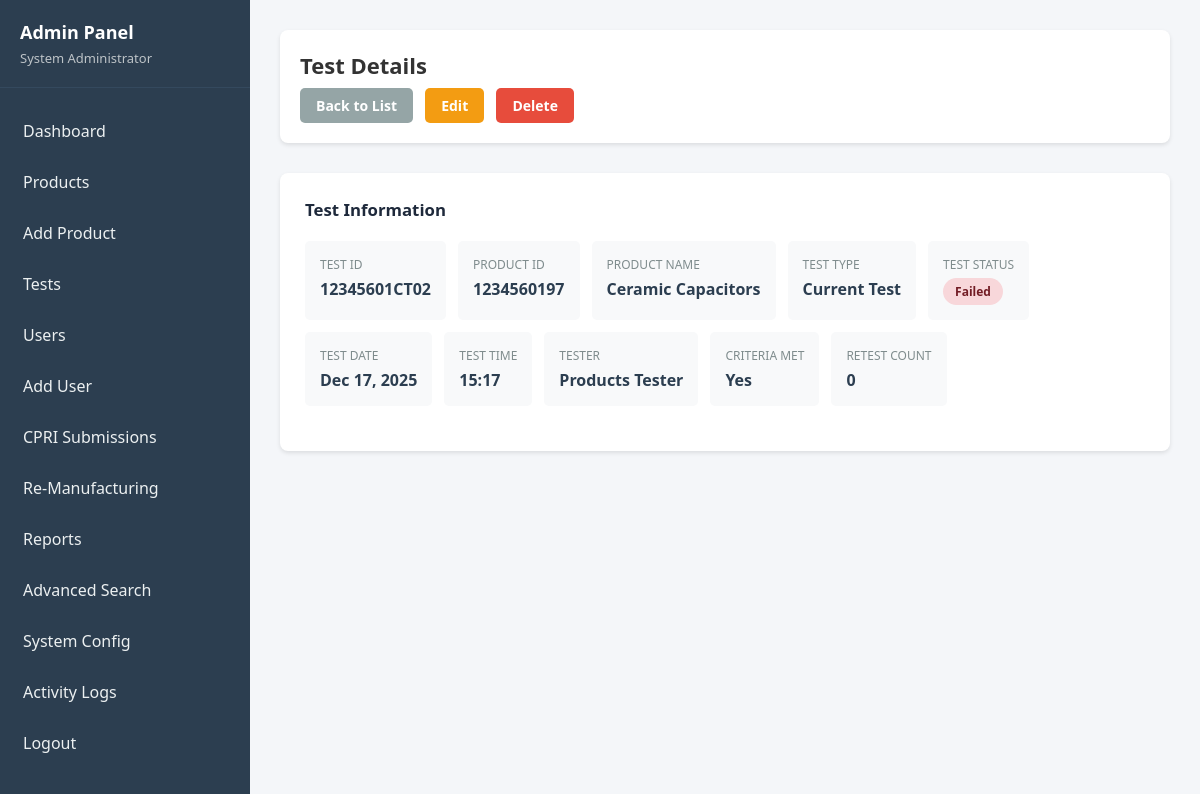
The page /backend/admin/tests/view.php?id=12345601CT02 (signed in) on the database its author committed.
### tables this page shows
CREATE TABLE `tests` (
  `test_id` varchar(12) NOT NULL,
  `product_id` varchar(10) NOT NULL,
  `test_type_id` int(11) NOT NULL,
  `product_code` varchar(6) NOT NULL,
  `revision_number` varchar(2) NOT NULL,
  `testing_code` varchar(2) NOT NULL,
  `roll_number` varchar(2) NOT NULL,
  `test_date` date NOT NULL,
  `test_time` time NOT NULL,
  `tester_id` int(11) NOT NULL,
  `test_status` enum('Pending','In Progress','Passed','Failed') DEFAULT 'Pending',
  `observed_results` text DEFAULT NULL,
  `test_criteria_met` tinyint(1) DEFAULT NULL,
  `test_remarks` text DEFAULT NULL,
  `failure_reason` text DEFAULT NULL,
  `retest_required` tinyint(1) DEFAULT 0,
  `retest_count` int(11) DEFAULT 0,
  `approved_by` int(11) DEFAULT NULL,
  `approval_date` timestamp NULL DEFAULT NULL,
  `created_at` timestamp NOT NULL DEFAULT current_timestamp(),
  `updated_at` timestamp NOT NULL DEFAULT current_timestamp() ON UPDATE current_timestamp()
);

CREATE TABLE `products` (
  `product_id` varchar(10) NOT NULL,
  `product_type_id` int(11) NOT NULL,
  `product_name` varchar(150) NOT NULL,
  `product_code` varchar(6) NOT NULL,
  `revision_number` varchar(2) NOT NULL,
  `manufacturing_number` varchar(2) NOT NULL,
  `batch_number` varchar(50) DEFAULT NULL,
  `manufacturing_date` date NOT NULL,
  `quantity` int(11) DEFAULT 1,
  `specifications` text DEFAULT NULL,
  `current_status` enum('In Testing','Passed','Failed','Re-Manufacturing','Sent to CPRI') DEFAULT 'In Testing',
  `cpri_submission_date` date DEFAULT NULL,
  `remarks` text DEFAULT NULL,
  `created_by` int(11) NOT NULL,
  `created_at` timestamp NOT NULL DEFAULT current_timestamp(),
  `updated_at` timestamp NOT NULL DEFAULT current_timestamp() ON UPDATE current_timestamp()
);

CREATE TABLE `test_types` (
  `test_type_id` int(11) NOT NULL,
  `test_type_code` varchar(6) NOT NULL,
  `test_type_name` varchar(100) NOT NULL,
  `test_description` text DEFAULT NULL,
  `test_criteria` text DEFAULT NULL,
  `test_parameters` text DEFAULT NULL,
  `department` varchar(50) DEFAULT NULL,
  `is_active` tinyint(1) DEFAULT 1,
  `created_at` timestamp NOT NULL DEFAULT current_timestamp()
);

CREATE TABLE `users` (
  `user_id` int(11) NOT NULL,
  `username` varchar(50) NOT NULL,
  `password` varchar(255) NOT NULL,
  `full_name` varchar(100) NOT NULL,
  `email` varchar(100) NOT NULL,
  `phone` varchar(15) DEFAULT NULL,
  `user_type` enum('Admin','Tester','Supervisor') NOT NULL,
  `is_active` tinyint(1) DEFAULT 1,
  `created_at` timestamp NOT NULL DEFAULT current_timestamp(),
  `last_login` timestamp NULL DEFAULT NULL
);

### backend/includes/functions.php (called while the page is built, shortened)
<?php
function getTestById($conn, $test_id) {
    $query = "SELECT t.*, p.product_name, p.specifications, tt.test_type_name, tt.test_criteria, u.full_name as tester_name
              FROM tests t
              JOIN products p ON t.product_id = p.product_id
              JOIN test_types tt ON t.test_type_id = tt.test_type_id
              JOIN users u ON t.tester_id = u.user_id
              WHERE t.test_id = ?";
    $stmt = $conn->prepare($query);
    $stmt->bind_param("s", $test_id);
    $stmt->execute();
    $result = $stmt->get_result();
    return $result->fetch_assoc();
}
?>

### backend/admin/tests/view.php (the view, shortened to what this page needs)
<?php
require_once '../../config/database.php';
require_once '../../includes/functions.php';
$test_id = $_GET['id'] ?? '';
$test = getTestById($conn, $test_id);
?>
<!DOCTYPE html>
<html lang="en">
<head>
    <link rel="stylesheet" href="../supervisor/public/style.css">
</head>
<body>
    <div class="dashboard-container">
        <aside class="sidebar">
            <div class="sidebar-header">
                <h2>Admin Panel</h2>
                <p><?php echo htmlspecialchars($_SESSION['full_name']); ?></p>
            </div>
            <ul class="sidebar-menu">
                <li><a href="../index.php">Dashboard</a></li>
                <li><a href="../products/list.php">Products</a></li>
                <li><a href="../products/add.php">Add Product</a></li>
                <li><a href="list.php">Tests</a></li>
                <li><a href="../users/list.php">Users</a></li>
                <li><a href="../users/add.php">Add User</a></li>
                <li><a href="../cpri/list.php">CPRI Submissions</a></li>
                <li><a href="../remanufacturing/list.php">Re-Manufacturing</a></li>
                <li><a href="../reports/index.php">Reports</a></li>
                <li><a href="../search.php">Advanced Search</a></li>
                <li><a href="../config.php">System Config</a></li>
                <li><a href="../logs.php">Activity Logs</a></li>
                <li><a href="../../logout.php">Logout</a></li>
            </ul>
        </aside>
        <main class="main-content">
            <div class="top-bar">
                <h1>Test Details</h1>
                <div>
                    <a href="list.php" class="btn btn-secondary">Back to List</a>
                    <a href="edit.php?id=<?php echo urlencode($test['test_id']); ?>" class="btn" style="background:#f39c12;color:#fff;margin-left:8px;">Edit</a>
                    <a href="list.php?delete=<?php echo urlencode($test['test_id']); ?>" class="btn confirm-delete" data-msg="Are you sure you want to delete this test?" style="background:#e74c3c;color:#fff;margin-left:8px;">Delete</a>
                </div>
            </div>
            <div class="content-section">
                <h2 style="margin-bottom: 20px;">Test Information</h2>
                <div class="info-grid">
                    <div class="info-item">
                        <label>Test ID</label>
                        <div class="value"><?php echo htmlspecialchars($test['test_id']); ?></div>
                    </div>
                    <div class="info-item">
                        <label>Product ID</label>
                        <div class="value"><?php echo htmlspecialchars($test['product_id']); ?></div>
                    </div>
                    <div class="info-item">
                        <label>Product Name</label>
                        <div class="value"><?php echo htmlspecialchars($test['product_name']); ?></div>
                    </div>
                    <div class="info-item">
                        <label>Test Type</label>
                        <div class="value"><?php echo htmlspecialchars($test['test_type_name']); ?></div>
                    </div>
                    <div class="info-item">
                        <label>Test Status</label>
                        <div class="value">
                            <?php
                            $badge_class = 'badge-pending';
                            if ($test['test_status'] == 'Passed') $badge_class = 'badge-success';
                            elseif ($test['test_status'] == 'Failed') $badge_class = 'badge-danger';
                            elseif ($test['test_status'] == 'In Progress') $badge_class = 'badge-info';
                            ?>
                            <span class="badge <?php echo $badge_class; ?>"><?php echo $test['test_status']; ?></span>
                        </div>
                    </div>
                    <div class="info-item">
                        <label>Test Date</label>
                        <div class="value"><?php echo date('M d, Y', strtotime($test['test_date'])); ?></div>
                    </div>
                    <div class="info-item">
                        <label>Test Time</label>
                        <div class="value"><?php echo date('H:i', strtotime($test['test_time'])); ?></div>
                    </div>
                    <div class="info-item">
                        <label>Tester</label>
                        <div class="value"><?php echo htmlspecialchars($test['tester_name']); ?></div>
                    </div>
                    <div class="info-item">
                        <label>Criteria Met</label>
                        <div class="value"><?php echo $test['test_criteria_met'] ? 'Yes' : 'No'; ?></div>
                    </div>
                    <div class="info-item">
                        <label>Retest Count</label>
                        <div class="value"><?php echo $test['retest_count']; ?></div>
                    </div>
                </div>
            </div>
        </main>
    </div>
</body>
</html>

### backend/supervisor/public/style.css (style rules this page uses)
:root { --navy:#0b1c2d; --text:#1e293b; --accent:#6dbcf6; --glass:#ffffff; --success:#d4edda; --success-text:#155724; --error:#f8d7da; --error-text:#721c24; --info:#d1ecf1; --info-text:#0c5460; --warning:#fff3cd; --warning-text:#856404; --purple:#f0e6ff; --purple-text:#4b2c6f; }
* { margin:0; padding:0; box-sizing:border-box; }
body { font-family:"Segoe UI",sans-serif; background:#f4f6f9; color:var(--text); overflow-x:hidden; }
.dashboard-container { display:flex; width:100%; min-height:100vh; }
.sidebar { width:260px; background:var(--navy); color:#fff; padding:20px 0; height:100vh; position:sticky; top:0; flex-shrink:0; }
.sidebar-header { padding:0 20px 20px; border-bottom:1px solid rgba(255,255,255,0.1); }
.sidebar-header h2 { font-size:18px; }
.sidebar-header p { font-size:13px;color:#cbd5e1; }
.sidebar-menu { list-style:none;padding:20px 0; }
.sidebar-menu a { display:block; padding:12px 20px; text-decoration:none; color:#fff; transition:.3s; }
.sidebar-menu a { display:block; padding:12px 20px; color:#ecf0f1; border-left:3px solid transparent; border-radius:6px; transition:0.3s; }
.main-content { flex:1; padding:24px; width:100%; min-width:0; }
.top-bar { background:#fff; border-radius:12px; padding:16px 20px; margin-bottom:20px; display:flex; flex-wrap:wrap; width:100%; box-shadow:0 2px 6px rgba(0,0,0,.08); }
.top-bar h1 { width:100%; font-size:22px; margin-bottom:8px; }
.content-section { background:#fff; padding:20px; border-radius:12px; width:100%; }
.content-section > div { display:flex; gap:12px; width:100%; flex-wrap:wrap; }
@media (min-width:1200px) { .main-content { padding:32px; } }
.badge { display: inline-block; padding: 6px 12px; border-radius: 14px; font-size: 0.8rem; font-weight: 600; text-align: center; }
.sidebar { width:260px; background:var(--navy); color:#fff; height:100vh; top:0; flex-shrink:0; display:flex; flex-direction:column; }
.sidebar-header { padding:0 20px 20px; border-bottom:1px solid rgba(255,255,255,0.1); flex-shrink:0; }
.sidebar-menu { list-style:none; padding:20px 0; flex:1; overflow-y:auto; overflow-x:hidden; scrollbar-width: thin; scrollbar-color: var(--accent) rgba(255,255,255,0.1); }
.sidebar-menu a { display:block; padding:12px 20px; text-decoration:none; color:#ecf0f1; border-left:3px solid transparent; border-radius:6px; transition:0.3s; }
.content-section h2 { font-size:1.05rem; font-weight:600; color:var(--text); }
.content-section { overflow-x:auto; }
.badge { display:inline-block; padding:6px 12px; font-size:0.75rem; font-weight:600; border-radius:14px; white-space:nowrap; }
.badge-danger { background:var(--error); color:var(--error-text); }
.btn { display:inline-block; text-decoration:none; border-radius:8px; font-size:0.8rem; padding:6px 14px; font-weight:600; }

### rows shown on the page
tests: test_id "12345601CT02", product "1234560197", product.product_name "Ceramic Capacitors", test_type.test_type_name "Current Test", test_status "Failed", test_date "Dec 17, 2025", test_time "15:17", tester.full_name "Products Tester", retest_count "0"

### other values the page prints
$_SESSION['full_name'] "System Administrator"
